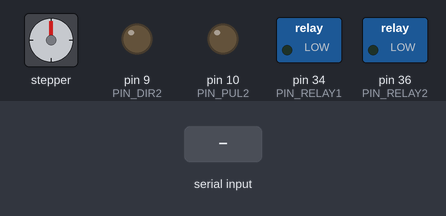
A sketch run on a simulated Arduino Mega 2560, built with avr-gcc and run on an emulated ATmega2560. Shown: stepper motor, switched loads named in the sketch (green lamp = pin HIGH), output pins drawn as LEDs (lit = HIGH). Wiring (inferred from the names in the program): stepper motor driver (200 steps per turn assumed): step pin 6; direction pin 5. The test bench sets the inputs (shaded band). Pins used as bus, display or sensor lines are not drawn.

Above: at 1.2 s.
1.3 s: "B" received over Serial
At 2.1 s:
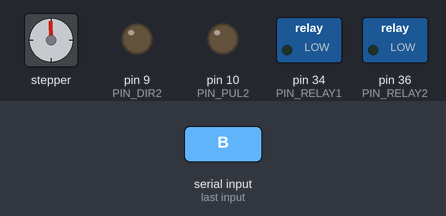
2.8 s: "C" received over Serial
At 3.2 s:
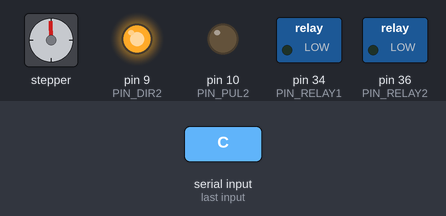
4.3 s: "A" received over Serial
At 5.5 s:
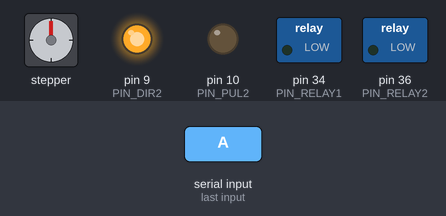
5.8 s: "D" received over Serial
At 6.7 s:
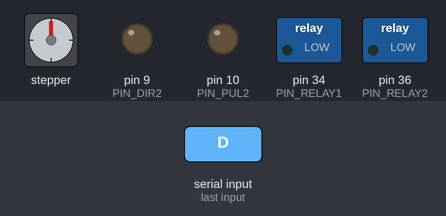
Timing chart, 0 to 8.3 s (numbered marks = the images above; inputs shaded):
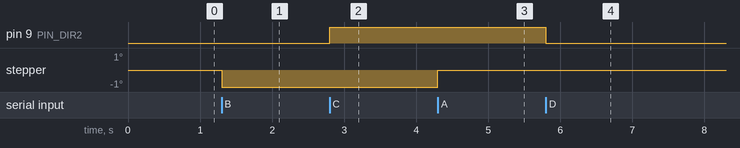

The sketch:

pedalbot.ino
```cpp
const int PIN_DIR = 5;
const int PIN_PUL = 6;
const int PIN_DIR2 = 9;
const int PIN_PUL2 = 10;
const int PIN_RELAY1 = 34;
const int PIN_RELAY2 = 36;
char value;

void setup() {
  pinMode(PIN_DIR, OUTPUT);
  pinMode(PIN_PUL, OUTPUT);
  pinMode(PIN_DIR2, OUTPUT);
  pinMode(PIN_PUL2, OUTPUT);
  pinMode(PIN_RELAY1, OUTPUT);
  pinMode(PIN_RELAY2, OUTPUT);

  Serial.begin(9600);
}

void loop() {

  while(Serial.available()){
    value = Serial.read();

    digitalWrite(PIN_RELAY1, HIGH);
    digitalWrite(PIN_RELAY2, HIGH);


    if(value == 'A'){

      digitalWrite(PIN_DIR, HIGH);
      digitalWrite(PIN_PUL, HIGH);
      delayMicroseconds(1000);
      digitalWrite(PIN_PUL, LOW);

    } else if(value == 'B'){

      digitalWrite(PIN_DIR, LOW);
      digitalWrite(PIN_PUL, HIGH);
      delayMicroseconds(1000);
      digitalWrite(PIN_PUL, LOW);

    } else if(value == 'C'){

      digitalWrite(PIN_DIR2, HIGH);
      digitalWrite(PIN_PUL2, HIGH);
      delayMicroseconds(1000);
      digitalWrite(PIN_PUL2, LOW);

    } else if(value == 'D'){

      digitalWrite(PIN_DIR2, LOW);
      digitalWrite(PIN_PUL2, HIGH);
      delayMicroseconds(1000);
      digitalWrite(PIN_PUL2, LOW);


    }else{

    }
  }
  digitalWrite(PIN_RELAY1, LOW);
  digitalWrite(PIN_RELAY2, LOW);
}
```

Measured:
- after the input at 2.8 s, pin 9 (PIN_DIR2): LOW → HIGH at once
- after the input at 5.8 s, pin 9 (PIN_DIR2): HIGH → LOW at once
